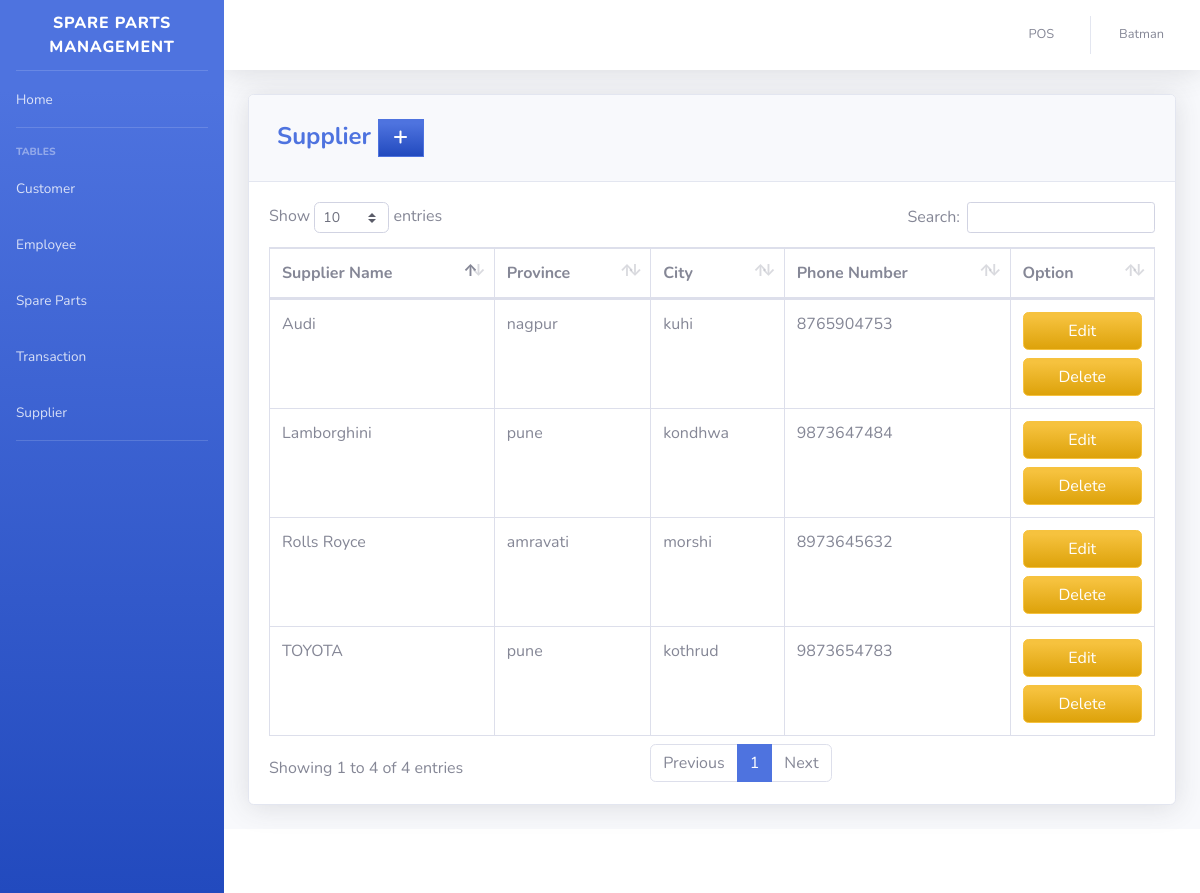
/pages/supplier.php (signed in), run on the app's committed database.
### tables this page shows
CREATE TABLE `supplier` (
  `SUPPLIER_ID` int(11) NOT NULL,
  `COMPANY_NAME` varchar(50) DEFAULT NULL,
  `LOCATION_ID` int(11) NOT NULL,
  `PHONE_NUMBER` varchar(11) DEFAULT NULL
);

CREATE TABLE `location` (
  `LOCATION_ID` int(11) NOT NULL,
  `PROVINCE` varchar(100) DEFAULT NULL,
  `CITY` varchar(100) DEFAULT NULL
);

### pages/supplier.php (the view, shortened to what this page needs)
<?php
include'../includes/connection.php';
include'../includes/sidebar.php';
?>
            <div class="card shadow mb-4">
            <div class="card-header py-3">
              <h4 class="m-2 font-weight-bold text-primary">Supplier&nbsp;<a  href="#" data-toggle="modal" data-target="#supplierModal" type="button" class="btn btn-primary bg-gradient-primary" style="border-radius: 0px;"><i class="fas fa-fw fa-plus"></i></a></h4>
            </div>
            <div class="card-body">
              <div class="table-responsive">
                <table class="table table-bordered" id="dataTable" width="100%" cellspacing="0">
               <thead>
                   <tr>
                       <th>Supplier Name</th>
                       <th>Province</th>
                       <th>City</th>
                       <th>Phone Number</th>
                       <th>Option</th>
                   </tr>
               </thead>
          <tbody>
<?php
    $query = 'SELECT SUPPLIER_ID, COMPANY_NAME, l.PROVINCE, l.CITY, PHONE_NUMBER FROM supplier s join location l on s.LOCATION_ID=l.LOCATION_ID';
        $result = mysqli_query($db, $query) or die (mysqli_error($db));
            while ($row = mysqli_fetch_assoc($result)) {
                echo '<tr>';
                echo '<td>'. $row['COMPANY_NAME'].'</td>';
                echo '<td>'. $row['PROVINCE'].'</td>';
                echo '<td>'. $row['CITY'].'</td>';
                echo '<td>'. $row['PHONE_NUMBER'].'</td>';
                      echo '<td align="right">
                                  <a type="button" class="btn btn-warning bg-gradient-warning btn-block" href="sup_edit.php?action=edit & id='.$row['SUPPLIER_ID']. '">
                                    </i> Edit
                                  </a>
								  <a type="button" class="btn btn-warning bg-gradient-warning btn-block" href="sup_del.php?action=del & id='.$row['SUPPLIER_ID']. '">
                                   </i> Delete
									</a>
                            </div>
                          </div> </td>';
                        }
?>
<?php
include'../includes/footer.php';
?>

### data on the page
supplier: COMPANY_NAME "Lamborghini", LOCATION_ID.PROVINCE "pune", LOCATION_ID.CITY "kondhwa", PHONE_NUMBER "9873647484"
supplier: COMPANY_NAME "TOYOTA", LOCATION_ID.PROVINCE "pune", LOCATION_ID.CITY "kothrud", PHONE_NUMBER "9873654783"
supplier: COMPANY_NAME "Audi", LOCATION_ID.PROVINCE "nagpur", LOCATION_ID.CITY "kuhi", PHONE_NUMBER "8765904753"
supplier: COMPANY_NAME "Rolls Royce", LOCATION_ID.PROVINCE "amravati", LOCATION_ID.CITY "morshi", PHONE_NUMBER "8973645632"

### other printed values
$_SESSION['FIRST_NAME'] "Batman"
